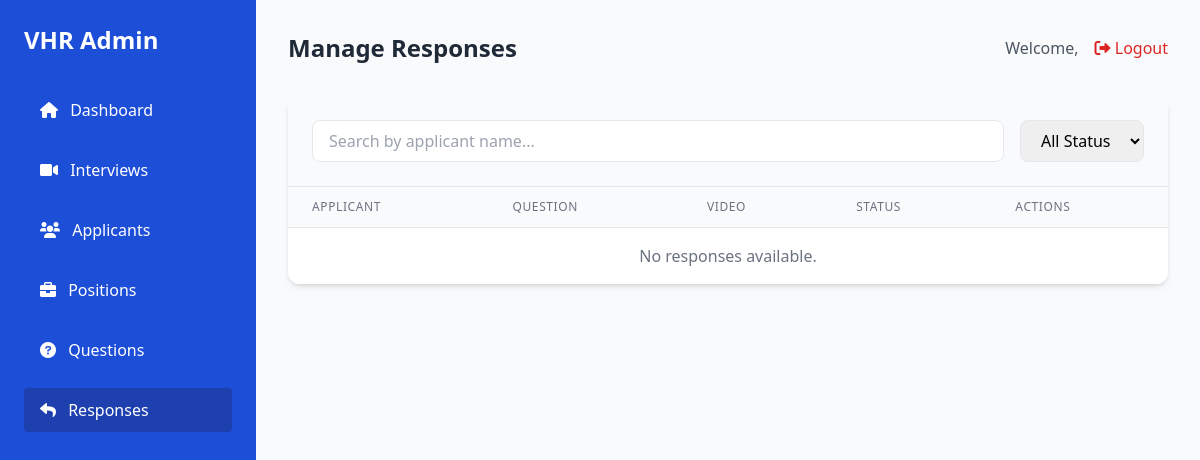
Page /responses/ on the earlier database version.
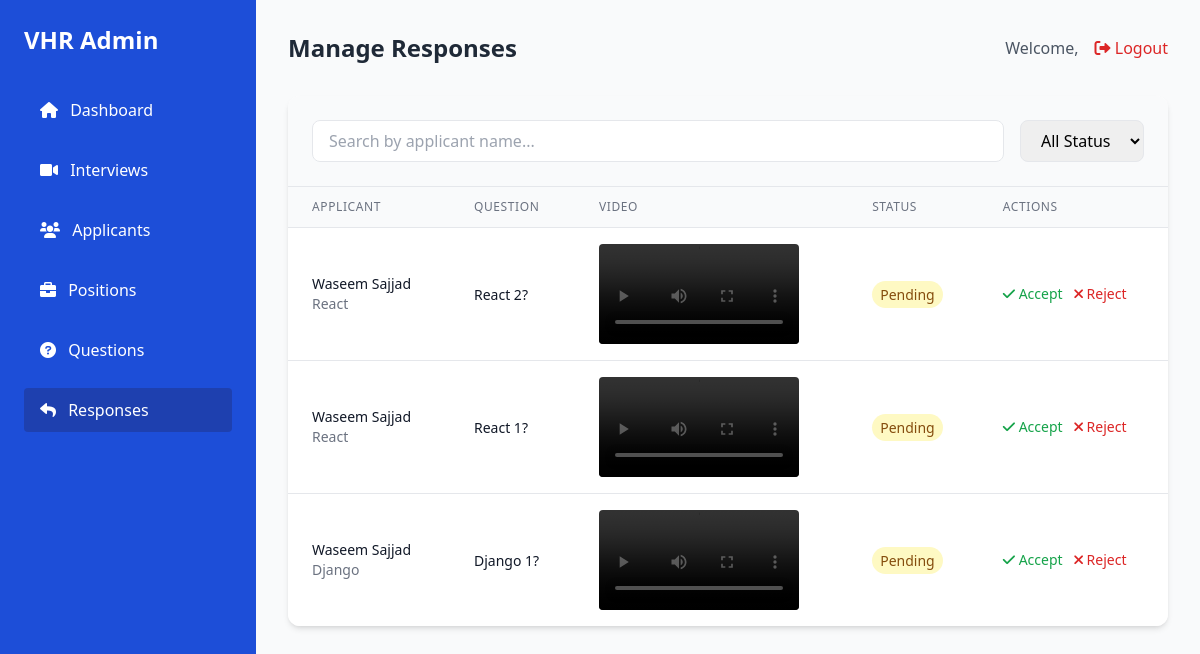
Same page on the later database version.
### interviews/models.py (models this page shows, shortened)
class ApplicantResponse(models.Model):
    STATUS_CHOICES = [
        ('Pending', 'Pending'),
        ('Accepted', 'Accepted'),
        ('Rejected', 'Rejected'),
    ]
    applicant = models.ForeignKey(Applicant, on_delete=models.CASCADE, related_name="responses")
    question = models.ForeignKey(Question, on_delete=models.CASCADE, related_name="responses")
    video_response = models.FileField(upload_to="videos/")
    submission_time = models.DateTimeField(auto_now_add=True)
    status = models.CharField(max_length=10, choices=STATUS_CHOICES, default='Pending')

class Applicant(models.Model):
    STATUS_CHOICES = [
        ('Pending', 'Pending'),
        ('Selected', 'Selected'),
        ('Rejected', 'Rejected'),
    ]
    user = models.ForeignKey(User, on_delete=models.CASCADE, related_name="applicants", null=True, blank=True)
    fullname = models.CharField(max_length=255)
    email = models.EmailField()
    position = models.ForeignKey(Position, on_delete=models.CASCADE, related_name="applicants")
    status = models.CharField(max_length=10, choices=STATUS_CHOICES, default='Pending')
    resume = models.FileField(upload_to='resumes/', null=True, blank=True)
    class Meta:
        unique_together = ('email', 'position')

class Position(models.Model):
    name = models.CharField(max_length=255, unique=True)

class Question(models.Model):
    text = models.TextField()
    positions = models.ManyToManyField(Position, related_name="questions")
    time_limit = models.IntegerField(default=60)  # Time limit in seconds

### interviews/views.py (the view)
# urls.py: path('responses/', manage_responses, name='manage_responses'),
def manage_responses(request):
    responses = ApplicantResponse.objects.all()
    applicant_id = request.GET.get('applicant')
    if applicant_id:
        responses = responses.filter(applicant_id=applicant_id)
    responses = responses.select_related(
        'applicant', 'question', 'applicant__position'
    ).order_by('-submission_time')
    return render(request, 'admin/manage_responses.html', {
        'responses': responses,
        'applicant_id': applicant_id
    })

### interviews/templates/admin/manage_responses.html (shortened to what the changed rows need)
{% extends "admin/base_admin.html" %}
{% block page_title %}Manage Responses{% endblock %}
{% block admin_content %}
<div class="bg-white rounded-xl shadow-md overflow-hidden">
    <div class="overflow-x-auto">
        <table class="min-w-full divide-y divide-gray-200">
            <thead class="bg-gray-50">
                <tr>
                    <th class="px-6 py-3 text-left text-xs font-medium text-gray-500 uppercase tracking-wider">Applicant</th>
                    <th class="px-6 py-3 text-left text-xs font-medium text-gray-500 uppercase tracking-wider">Question</th>
                    <th class="px-6 py-3 text-left text-xs font-medium text-gray-500 uppercase tracking-wider">Video</th>
                    <th class="px-6 py-3 text-left text-xs font-medium text-gray-500 uppercase tracking-wider">Status</th>
                    <th class="px-6 py-3 text-left text-xs font-medium text-gray-500 uppercase tracking-wider">Actions</th>
                </tr>
            </thead>
            <tbody class="bg-white divide-y divide-gray-200">
                {% for response in responses %}
                <tr class="hover:bg-gray-50 transition">
                    <td class="px-6 py-4 whitespace-nowrap">
                        <div class="text-sm">
                            <div class="font-medium text-gray-900">{{ response.applicant.fullname }}</div>
                            <div class="text-gray-500">{{ response.applicant.position.name }}</div>
                        </div>
                    </td>
                    <td class="px-6 py-4">
                        <span class="text-sm text-gray-900">{{ response.question.text|truncatechars:100 }}</span>
                    </td>
                    <td class="px-6 py-4">
                        {% if response.video_response %}
                        <video width="200" controls class="rounded">
                            <source src="{{ response.video_response.url }}" type="video/webm">
                        </video>
                        {% else %}
                        <span class="text-sm text-gray-500">No video uploaded</span>
                        {% endif %}
                    </td>
                    <td class="px-6 py-4 whitespace-nowrap">
                        <span class="px-2 py-1 text-sm rounded-full
                            {% if response.status == 'Pending' %}bg-yellow-100 text-yellow-800
                            {% elif response.status == 'Accepted' %}bg-green-100 text-green-800
                            {% else %}bg-red-100 text-red-800{% endif %}">
                            {{ response.status }}
                        </span>
                    </td>
                    <td class="px-6 py-4 whitespace-nowrap text-sm font-medium space-x-2">
                        <button onclick="acceptResponse({{ response.id }})"
                                class="text-green-600 hover:text-green-900">
                            <i class="fas fa-check"></i> Accept
                        </button>
                        <button onclick="rejectResponse({{ response.id }})"
                                class="text-red-600 hover:text-red-900">
                            <i class="fas fa-times"></i> Reject
                        </button>
                    </td>
                </tr>
                {% empty %}
                <tr>
                    <td colspan="5" class="px-6 py-4 text-center text-gray-500">
                        No responses available.
                    </td>
                </tr>
                {% endfor %}
            </tbody>
        </table>
    </div>
</div>
{% endblock %}

Differences in the rows shown:
added ApplicantResponse: applicant.fullname "Waseem Sajjad", applicant.position.name "React", question.text "React 2?", status "Pending"
added ApplicantResponse: applicant.fullname "Waseem Sajjad", applicant.position.name "React", question.text "React 1?", status "Pending"
added ApplicantResponse: applicant.fullname "Waseem Sajjad", applicant.position.name "Django", question.text "Django 1?", status "Pending"
Other differences:
text no longer shown: "No responses available."
